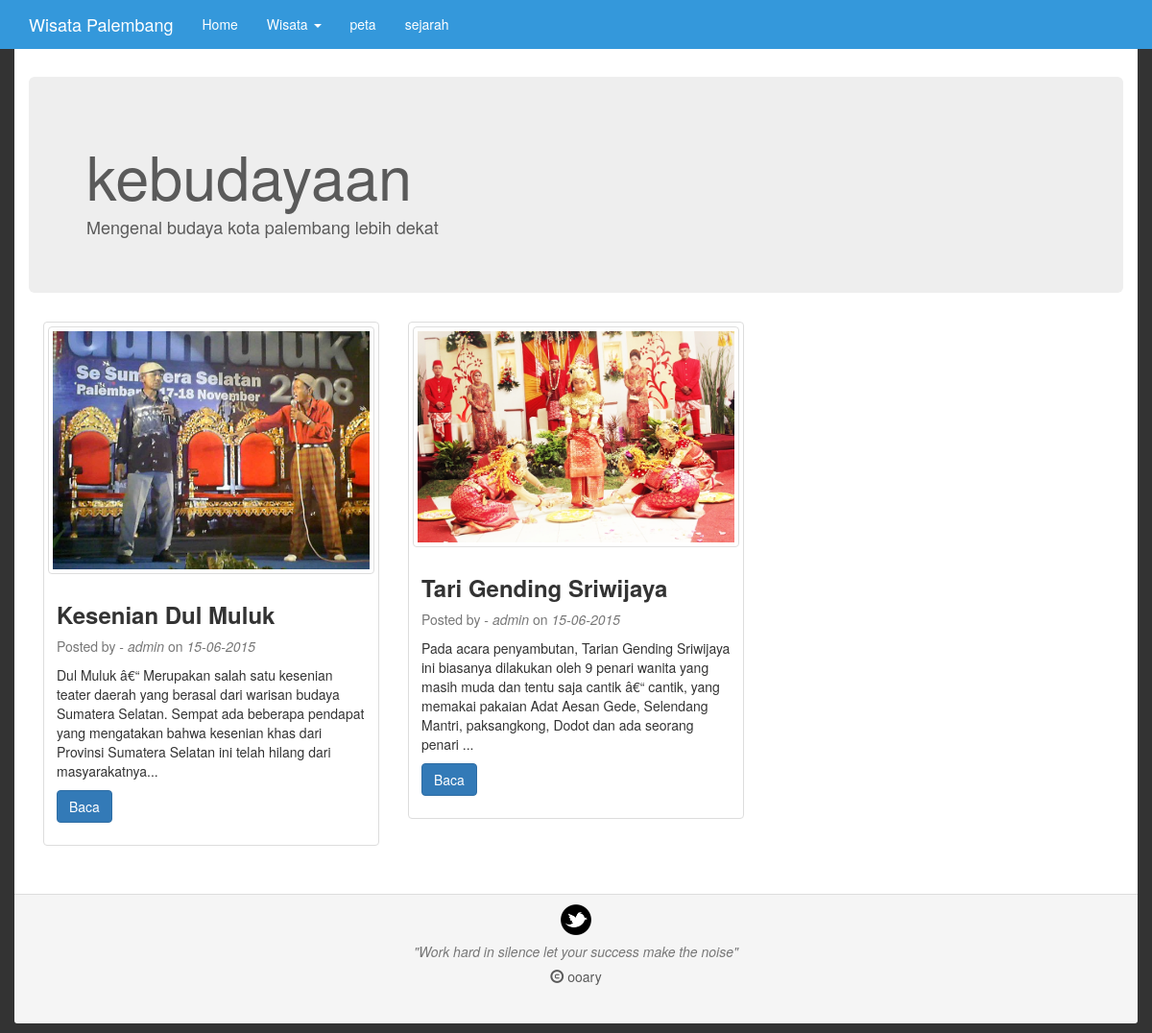
The page /front/index.php?btn=kategori&id=3 on the database its author committed.
### tables this page shows
CREATE TABLE IF NOT EXISTS `kategori` (
`id_kategori` bigint(20) NOT NULL,
  `kategori` varchar(100) NOT NULL,
  `defin` varchar(100) NOT NULL
);

CREATE TABLE IF NOT EXISTS `artikel` (
`id_artikel` bigint(20) NOT NULL,
  `judul` varchar(100) NOT NULL,
  `tanggal` date NOT NULL,
  `author` varchar(100) NOT NULL,
  `konten` text NOT NULL,
  `isi` text NOT NULL,
  `id_kategori` varchar(100) NOT NULL,
  `lihat` bigint(20) NOT NULL,
  `last_edit` date NOT NULL
);

CREATE TABLE IF NOT EXISTS `gambar` (
`id_gambar` int(11) NOT NULL,
  `id_artikel` int(100) NOT NULL,
  `nama_gambar` varchar(100) NOT NULL,
  `active` enum('0','1') NOT NULL
);

### front/index.php (the view, shortened to what this page needs)
<!DOCTYPE html>
<?php
	include("../config/connect.php");
?>
<html>
	<head>
		<link rel="stylesheet" href=" ../css/bootstrap.min.css">
		<link rel="stylesheet" href="../css/style.css">
		<link rel="stylesheet" href="../css/rrssb.css" />
		<link href="../css/prettyPhoto.css" rel="stylesheet">
</head>
	<body id="bg-color">
<nav class="navbar navbar-fixed-top" id="navbarcolor">
	<div class="container ">
		<div class="navbar-header" >
			<a class="navbar-brand" href="index.php?btn=home">Wisata Palembang</a>
		</div>
		<div class="collapse navbar-collapse" id="bs-example-navbar-collapse-1" >
			<ul class="nav navbar-nav ">
				<li ><a href="index.php" class="char-color">Home</a></li>
				<li class="dropdown">
					<a href="#" class="dropdown-toggle char-color" data-toggle="dropdown" role="button" aria-expanded="false" >Wisata <span class="caret"></span></a>
				</li>
				<li><a href="index.php?btn=peta" class="char-color">peta</a></li>
				<?php
					$sejarah=mysqli_query($koneksi,"SELECT id_artikel from artikel where judul='kota Palembang'");
					list($idart)=mysqli_fetch_row($sejarah);
				?>
				<li><a href="index.php?btn=artikel&id=<?php echo $idart ;?>" class="char-color">sejarah</a></li>
			</ul>
		</div>
	</div>
</nav>
	<br>
	<div class="container" id="konten" >
		<?php
			$btn= $_GET['btn'];
			if($btn == 'kategori' )
				:
				include('kategori.php');
			elseif($btn=='artikel')
						:
				include('artikel.php');
			elseif($btn=='peta')
				:
			include('peta.php');
				elseif($btn=='deletekomentar')
				:
				include('config/deletekomentar.php');
			else
				:
			include('home.php');
			endif;
		?>
	</div>
	<div class="container">
   		<div class="row">
   			<div class="panel-footer">
   			<p align="center"><a href="http://twitter.com/ooary" target="_blank"><img src="img/twitter.png" width="32" height="32"></a></p>
   			<p class="text-muted">
	        <h5 align="center"><i class="text-muted">"Work hard in silence let your success make the noise"</i>
	        </p>
	        <i class="glyphicon glyphicon-copyright-mark"></i> ooary </h5>
   			</div>
		   </div>
			</div>
	</body>
</html>

### front/kategori.php (shortened to what this page needs)
<?php
	$btn = mysqli_real_escape_string($koneksi,$_GET['id']);
	$judulkat =mysqli_query($koneksi,"SELECT kategori,defin FROM kategori where id_kategori='$btn' ");
	list($namakat,$defin)=mysqli_fetch_row($judulkat);
	$panggil =mysqli_query($koneksi,"SELECT id_artikel,judul,tanggal,author,konten FROM artikel where id_kategori='$btn' order by tanggal DESC");
?>
<br>
<br>
<br>
<div class="jumbotron">
	<h1><?php echo $namakat ;?> </h1>
	<h4><?php echo $defin ;?></h4>
</div>
<div class="row-fluid">
<?php
if($panggil)
	:
	while(list($id,$judul,$tanggal,$author,$konten)=mysqli_fetch_row($panggil))
		: ?>
<div class="col-sm-6 col-md-4">
		<div class="thumbnail">
		<?php
			$gambar = mysqli_query($koneksi,"SELECT nama_gambar FROM gambar where id_artikel ='$id' ");
				list($nama_gambar)=mysqli_fetch_row($gambar);
			if($gambar) :  ?>
			<img class="img-thumbnail"src="../back/satpam/img/<?php echo $nama_gambar ; ?>"  alt="...">
			<?php else :	?>
				<img src="img/uc.png" alt="..." width="242" height="200" >
			<?php endif;?>
			<div class="caption">
				<h3><strong><?php echo $judul; ?></strong></h3>
		<p class="text-muted">Posted by - <i><?php echo $author; ?></i> on <i> <?php $tgl=explode("-", $tanggal); echo $tgl[2]."-".$tgl[1]."-".$tgl[0]; ?></i> </p>
				<p><?php echo $konten ; ?></p>
				<p><a href="index.php?btn=artikel&id=<?php echo $id; ?>" class="btn btn-primary" role="button">Baca</a> </p>
						</div>
		</div>
	</div>
	<?php endwhile;
	else
		:
			echo "tidak ada data";
	endif;
	?>
</div>

### css/style.css (style rules this page uses)
#navbarcolor { background: #3498db; }
.char-color { color: white; }
.navbar-brand { font-weight:500; color:white; }
body { color: #5a5a5a; }
#bg-color { background: #333; }
#konten { background: #fff; padding-bottom: 30px; }
.panel-footer { padding-bottom: 30px; margin-bottom: 10px; }

### rows shown on the page
kategori: kategori "kebudayaan", defin "Mengenal budaya kota palembang lebih dekat"
artikel: gambar.nama_gambar (picture), judul "Kesenian Dul Muluk", author "admin", tanggal "15", tanggal "06", tanggal "2015", konten "Dul Muluk â€“ Merupakan salah satu kesenian teater daerah yang berasal dari warisan budaya Sumatera Selatan. Sempat ada beberapa pendapat yang mengatakan bahwa kesenian khas dari Provinsi Sumatera Selatan ini telah hilang dari masyarakatnya..."
artikel: gambar.nama_gambar (picture), judul "Tari Gending Sriwijaya", author "admin", tanggal "15", tanggal "06", tanggal "2015", konten "Pada acara penyambutan, Tarian Gending Sriwijaya ini biasanya dilakukan oleh 9 penari wanita yang masih muda dan tentu saja cantik â€“ cantik, yang memakai pakaian Adat Aesan Gede, Selendang Mantri, paksangkong, Dodot dan ada seorang penari ..."
